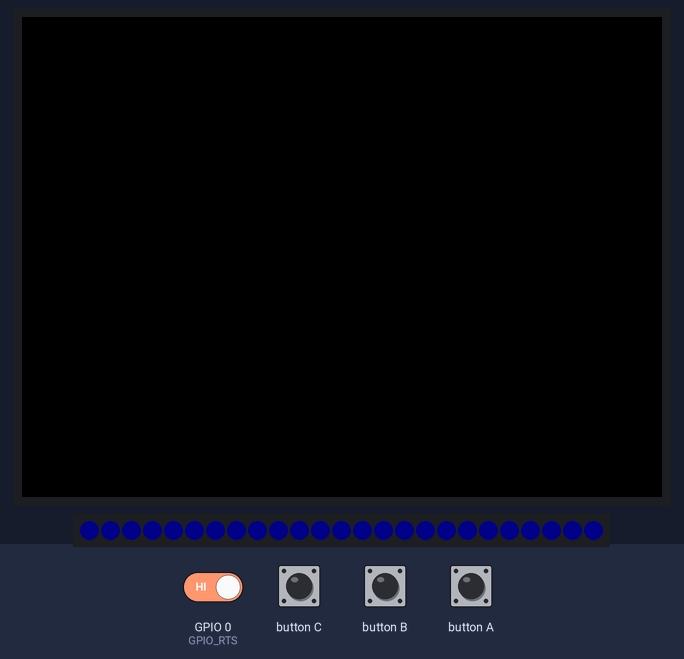
Recording of a sketch running on a simulated ESP32. On the bench: 320×240 colour display, 25 RGB LEDs in strip order, left to right. Inputs (shaded band) come from the test bench; at power-on: GPIO 0 (GPIO_RTS) HIGH. Dim RGB values are drawn brighter than linear.

Above: at 1.5 s.
1.6 s: GPIO 0 (GPIO_RTS) driven LOW
At 1.76 s:
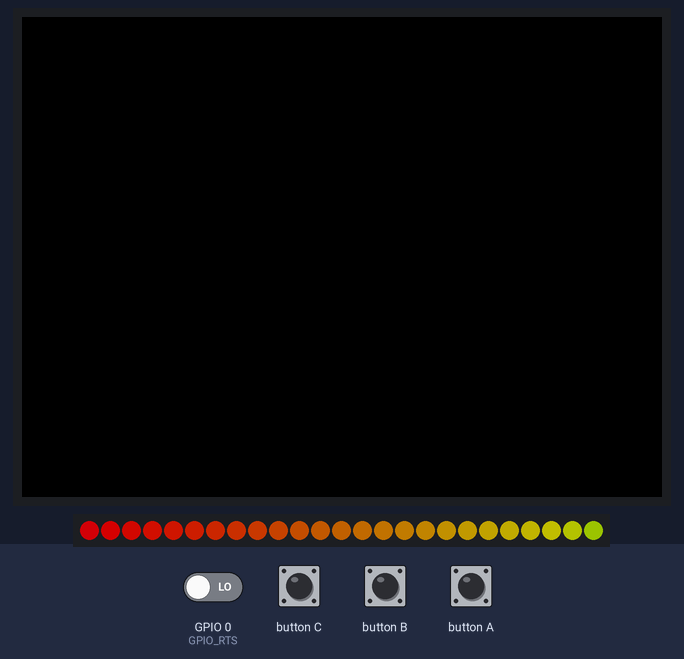
4.0 s: button A pressed for 0.15 s
At 4.2 s:
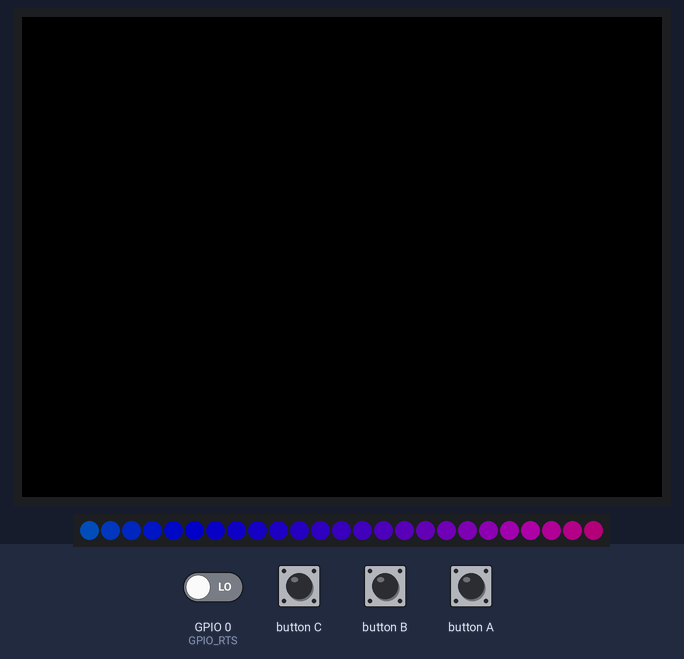
4.7 s: button C pressed for 0.15 s
5.4 s: button A pressed for 1 s
At 6.03 s:
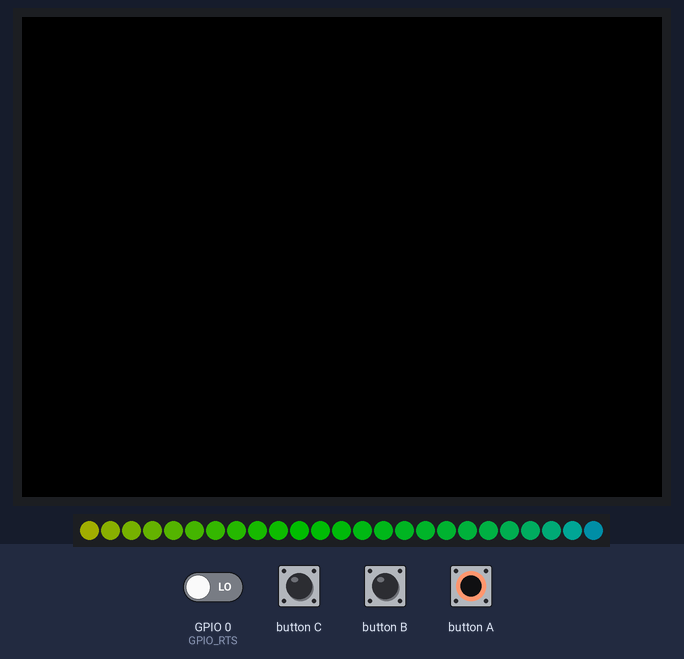
7.0 s: GPIO 0 (GPIO_RTS) driven HIGH
At 7.7 s:
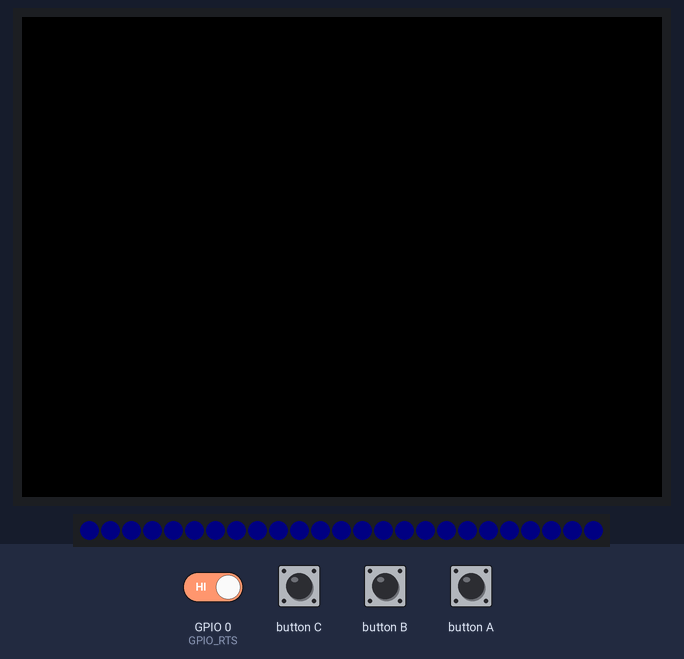
8.5 s: GPIO 0 (GPIO_RTS) driven LOW
At 8.66 s:
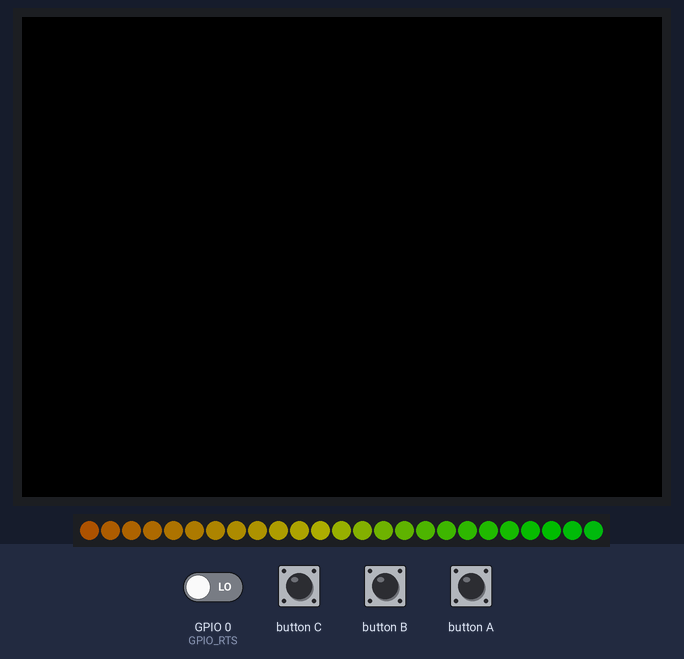
Timing chart, 0 to 11.5 s (numbered marks = the images above; inputs shaded):
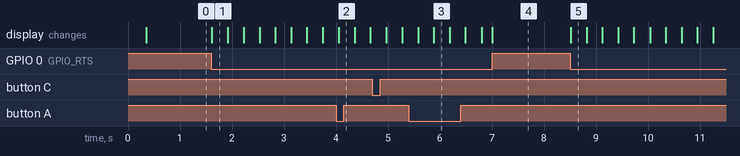

The sketch:

m5ime_viewer.ino
```cpp
// (licence header left out)
#include <M5Unified.h>

// RGB LED関連
#include <FastLED.h>
const size_t LED_NUM = 25;
CRGB leds[LED_NUM];

// 設定 GPIOポート
#define GPIO_M5LED 27
#define GPIO_RTS    0

// LEDの光らせ方
const uint8_t GAMING_SPEED = 600;   // スピード
const uint8_t DELTA_HUE = 3;        // 色の密度(?)
const uint8_t IME_ON_BRIGHT = 128;  // IMEがONのときの明るさ max 255
const uint8_t IME_OFF_BRIGHT = 10;  // IMEがOFFのときの明るさ max 255
const CRGB IME_OFF_COLOR = CRGB::Blue;  // IMEがOFFのときの色

// 初期化
void setup() {
  M5.begin();
  Serial.begin(115200);
  delay(200);

  // GPIO設定
  pinMode(GPIO_RTS, INPUT);

  // FastLEDの設定
  FastLED.addLeds<WS2811, GPIO_M5LED, GRB>(leds, LED_NUM);
  FastLED.setBrightness(128);
}

// ループ
void loop() {
  static float brightness = 1.0;
  M5.update();

  // ボタンで明るさ変更
  if (M5.BtnA.wasPressed()) {
    brightness -= 0.2;
    if (brightness < 0) brightness = 1.0;
  }

  // IMEの状態によってLEDの点灯パターンを変える
  if (digitalRead(GPIO_RTS) == LOW) {
    // IMEがON
    uint8_t hue = beat8(GAMING_SPEED,255);
    fill_rainbow(leds, LED_NUM, hue, DELTA_HUE);
    FastLED.setBrightness(IME_ON_BRIGHT * brightness);
    FastLED.show();
  } else {
    // IMEがOFF
    FastLED.setBrightness(IME_OFF_BRIGHT * brightness);
    fill_solid(leds, LED_NUM, IME_OFF_COLOR);
    FastLED.show();
  }
  delay(10);
}
```
